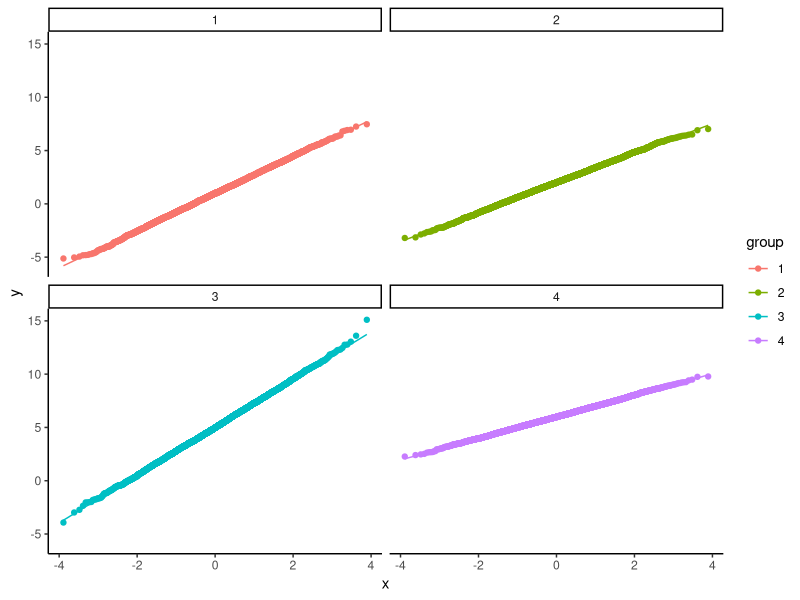

R code for this plot:
## ---- chunk 1
library(tidyverse)
knitr::opts_chunk$set(echo = TRUE, 
                      fig.width = 5,
                      fig.height = 3,
                      out.width = "75%", 
                      fig.align = "center")
options(list(dplyr.summarise.inform = FALSE))
theme_set( theme_classic() )

## ---- chunk 2
generate_data <- function(
    focal_parameters,
    auxiliary_parameters,
    design_parameters
) {
  
  # generate pseudo-random numbers and use those to make some data
  
  return(sim_data)
}
## ---- chunk 3
generate_data <- function(mu, sigma_sq, sample_size) {
  
  N <- sum(sample_size) 
  g <- length(sample_size) 
  
  group <- factor( rep(1:g, times = sample_size) )
  mu_long <- rep( mu, times = sample_size )
  sigma_long <- rep( sqrt(sigma_sq), times = sample_size ) 
  
  x <- rnorm( N, mean = mu_long, sd = sigma_long )
  sim_data <- tibble( group = group, x = x )
  
  return(sim_data)
}
## ---- chunk 4
r_bivariate_Poisson <- function(N, rho, mu1, mu2) {
  
  # covariance term, equal to E(Z_3)
  EZ3 <- rho * sqrt(mu1 * mu2) 
  
  # Generate independent components
  Z1 <- rpois(N, lambda = mu1 - EZ3)
  Z2 <- rpois(N, lambda = mu2 - EZ3)
  Z3 <- rpois(N, lambda = EZ3)
  
  # Assemble components
  dat <- data.frame(
    C1 = Z1 + Z3,
    C2 = Z2 + Z3
  )
  
  return(dat)
}
## ---- chunk 5
r_bivariate_Poisson(5, rho = 0.5, mu1 = 4, mu2 = 4)
## ---- chunk 6

## ---- chunk 7
mu <- c(1, 2, 5, 6)
sigma_sq <- c(3, 2, 5, 1)

check_data <- generate_data( 
  mu = mu, 
  sigma_sq = sigma_sq,
  sample_size = rep(10000, 4) 
)

chk <- 
  check_data %>% 
  group_by( group ) %>%
  dplyr::summarise(
    n = n(),
    mean = mean(x),
    var = var(x)
  ) %>%
  mutate(mu = mu, sigma2 = sigma_sq) %>% 
  relocate( group, n, mean, mu, var, sigma2 )
chk
## ---- chunk 8
ggplot( check_data ) +
  aes( sample = x, color = group ) + 
  facet_wrap( ~ group ) +
  stat_qq() + stat_qq_line()
## ---- chunk 9
# Secret code block!
gen_dat_model <- function( n_bar = 10,
                           J = 30,
                           p = 0.5,
                           gamma_0 = 0, gamma_1 = 0, gamma_2 = 0,
                           sigma2_u = 0, sigma2_e = 1,
                           alpha = 0 ) {
  # generate site sizes 
  n_min = round( n_bar * (1 - alpha) )
  n_max = round( n_bar * (1 + alpha) )
  nj <- sample( n_min:n_max, J, replace=TRUE )
  
  # Generate average control outcome and average ATE for all sites
  # (The random effects)
  u0j = rnorm( J, mean=0, sd=sqrt( sigma2_u ) )
  
  # randomize units within each site (proportion p to treatment)
  Zj = ifelse( sample( 1:J ) <= J * p, 1, 0)
  
  # Calculate site intercept for each site
  beta_0j = gamma_0 + gamma_1 * Zj + gamma_2 * Zj * (nj-n_bar)/n_bar + u0j
  
  # Make individual site membership
  sid = as.factor( rep( 1:J, nj ) )
  dd = data.frame( sid = sid )
  
  # Make individual level tx variables
  dd$Z = Zj[ dd$sid ]
  
  # Generate the residuals 
  N = sum( nj )
  e = rnorm( N, mean=0, sd=sqrt( sigma2_e ) )
  
  # Bundle and send out
  dd <- mutate( dd, 
                sid=as.factor(sid),
                Yobs = beta_0j[sid] + e, 
                Z = Zj[ sid ] )
}
## ---- chunk 10
dat <- gen_dat_model( n_bar = 5, J=3, p = 0.5, 
                      gamma_0 = 0, gamma_1 = 0.2, gamma_2 = 0.2,
                      sigma2_u = 0.4, sigma2_e = 1,
                      alpha = 0.5 )

dat
## ---- chunk 11
ICC = 0.3
dat <- gen_dat_model( n_bar = 20, J = 30, p = 0.5,
                      gamma_0 = 0, gamma_1 = 0.3, gamma_2 = 0.2,
                      sigma2_u = ICC, sigma2_e = 1 - ICC,
                      alpha = 0.5 )
## ---- chunk 12
r_bivariate_Poisson(5, rho = 0.6, mu1 = 4, mu2 = 12)
## ---- chunk 13
r_tss <- function(n, mean, sd, df) {
  mean + sd * sqrt( (df-2)/df ) * rt(n = n, df = df)
}

r_tss(n = 8, mean = 3, sd = 2, df = 5)
